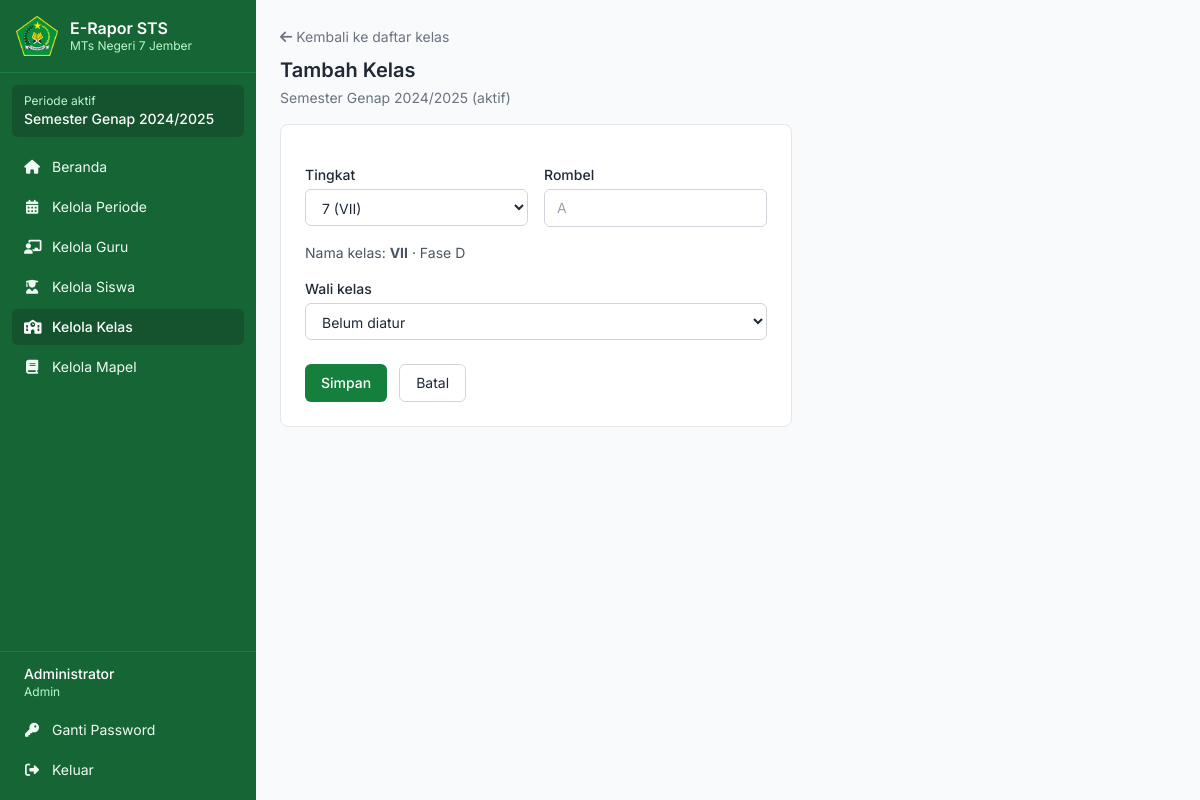
The app's page /admin/kelas_form.php?periode=1 (signed in) with its own data.
### tables this page shows
CREATE TABLE periode (
  id             INT UNSIGNED AUTO_INCREMENT PRIMARY KEY,
  tahun_ajaran   VARCHAR(9) NOT NULL,                        
  semester       ENUM('Ganjil','Genap') NOT NULL,
  tanggal_cetak  DATE NULL,                                  
  is_aktif       TINYINT(1) NOT NULL DEFAULT 0,
  created_at     TIMESTAMP DEFAULT CURRENT_TIMESTAMP,
  UNIQUE KEY uq_periode (tahun_ajaran, semester)
);

CREATE TABLE users (
  id          INT UNSIGNED AUTO_INCREMENT PRIMARY KEY,
  nip         VARCHAR(30)  NOT NULL UNIQUE,
  nama        VARCHAR(100) NOT NULL,                         
  password    VARCHAR(255) NOT NULL,                         
  role        ENUM('admin','guru') NOT NULL DEFAULT 'guru',
  is_aktif    TINYINT(1) NOT NULL DEFAULT 1,
  created_at  TIMESTAMP DEFAULT CURRENT_TIMESTAMP
);

### app/bootstrap.php (called while the page is built, shortened)
<?php
function cfg(string $key): string { return (string)$GLOBALS['config'][$key]; }
function db(): PDO {
    static $pdo = null;
    if ($pdo === null) {
        $dsn = 'mysql:host=' . cfg('db_host') . ';dbname=' . cfg('db_name') . ';charset=utf8mb4';
        $pdo = new PDO($dsn, cfg('db_user'), cfg('db_pass'), [
            PDO::ATTR_ERRMODE => PDO::ERRMODE_EXCEPTION,
            PDO::ATTR_DEFAULT_FETCH_MODE => PDO::FETCH_ASSOC,
            PDO::ATTR_EMULATE_PREPARES => false,
        ]);
    }
    return $pdo;
}
function e(mixed $v): string { return htmlspecialchars((string)$v, ENT_QUOTES, 'UTF-8'); }
function url(string $path = ''): string { return cfg('base_url') . '/' . ltrim($path, '/'); }
function user(): ?array { return $_SESSION['user'] ?? null; }
function periode_aktif(): ?array {
    return db()->query('SELECT * FROM periode WHERE is_aktif = 1 LIMIT 1')->fetch() ?: null;
}

### app/kelas_helper.php (called while the page is built, shortened)
<?php
function label_periode(array $p): string {
    return 'Semester ' . $p['semester'] . ' ' . $p['tahun_ajaran'] . ($p['is_aktif'] ? ' (aktif)' : '');
}

### admin/kelas_form.php (the view, shortened to what this page needs)
<?php
require __DIR__ . '/../app/bootstrap.php';
require __DIR__ . '/../app/kelas_helper.php';
$id = (int)($_GET['id'] ?? 0);
$data = ['tingkat' => 7, 'rombel' => '', 'wali_kelas_id' => ''];
if ($id) {
    $st = db()->prepare('SELECT * FROM kelas WHERE id = ?');
    $st->execute([$id]);
    $k = $st->fetch();
    if (!$k) { flash('Kelas tidak ditemukan.'); redirect('admin/kelas.php'); }
    $pid = (int)$k['periode_id'];
    if ($k['status_rapor'] === 'final') {
        flash('Kelas ini sudah final dan terkunci, jadi tidak bisa diubah.');
        redirect('admin/kelas.php?periode=' . $pid);
    }
    $data = [
        'tingkat' => (int)$k['tingkat'],
        'rombel' => pecah_nama_kelas($k['nama_kelas']) ?? '',
        'wali_kelas_id' => $k['wali_kelas_id'] ? (string)$k['wali_kelas_id'] : '',
    ];
} else {
    $pid = (int)($_GET['periode'] ?? 0);
}
$st = db()->prepare('SELECT * FROM periode WHERE id = ?');
$st->execute([$pid]);
$periode = $st->fetch();
$guru = db()->query('SELECT id, nip, nama FROM users WHERE is_aktif = 1 ORDER BY nama')->fetchAll();
$inp = 'w-full rounded-md border border-gray-300 px-3 py-2 text-sm focus:border-green-600 focus:ring-1 focus:ring-green-600 focus:outline-none';
$title = $id ? 'Edit Kelas' : 'Tambah Kelas';
require __DIR__ . '/../app/partials/header.php';
?>
<a href="<?= url('admin/kelas.php?periode=' . $pid) ?>" class="text-sm text-gray-500 hover:text-green-700">
  <i class="fa-solid fa-arrow-left mr-1"></i>Kembali ke daftar kelas
</a>
<h1 class="text-xl font-semibold mt-2 mb-1"><?= e($title) ?></h1>
<p class="text-sm text-gray-500 mb-4"><?= e(label_periode($periode)) ?></p>
<form method="post" class="bg-white border border-gray-200 rounded-lg p-6 max-w-lg space-y-4">
  <div class="grid grid-cols-2 gap-4">
    <div>
      <label for="tingkat" class="block text-sm font-medium mb-1">Tingkat</label>
      <select id="tingkat" name="tingkat" class="<?= $inp ?> bg-white">
        <?php foreach (ROMAWI as $t => $r): ?>
          <option value="<?= $t ?>" <?= $data['tingkat'] === $t ? 'selected' : '' ?>><?= $t ?> (<?= $r ?>)</option>
        <?php endforeach; ?>
      </select>
    </div>
    <div>
      <label for="rombel" class="block text-sm font-medium mb-1">Rombel</label>
      <input id="rombel" name="rombel" required maxlength="2" value="<?= e($data['rombel']) ?>" placeholder="A" class="<?= $inp ?> uppercase">
    </div>
  </div>
  <p class="text-sm text-gray-600">Nama kelas: <strong id="preview">-</strong> &middot; Fase D</p>
  <div>
    <label for="wali" class="block text-sm font-medium mb-1">Wali kelas</label>
    <select id="wali" name="wali_kelas_id" class="<?= $inp ?> bg-white">
      <option value="">Belum diatur</option>
    </select>
  </div>
  <div class="flex gap-3 pt-2">
    <button class="rounded-md bg-green-700 hover:bg-green-800 text-white text-sm font-medium py-2 px-4">Simpan</button>
    <a href="<?= url('admin/kelas.php?periode=' . $pid) ?>" class="rounded-md border border-gray-300 px-4 py-2 text-sm hover:bg-gray-50">Batal</a>
  </div>
</form>
<?php require __DIR__ . '/../app/partials/footer.php'; ?>

### app/partials/header.php (shortened to what this page needs)
<?php
require __DIR__ . '/head.php';
$_u = user();
$_p = periode_aktif();
$_cur = basename($_SERVER['SCRIPT_NAME']);
$_menu = [['index.php', 'Beranda', 'fa-house', ['index.php']]];
if ($_u['role'] === 'admin') {
    $_menu[] = ['admin/periode.php', 'Kelola Periode', 'fa-calendar-days', ['periode.php']];
    $_menu[] = ['admin/guru.php', 'Kelola Guru', 'fa-chalkboard-user', ['guru.php', 'guru_form.php', 'guru_import.php']];
    $_menu[] = ['admin/siswa.php', 'Kelola Siswa', 'fa-user-graduate', ['siswa.php', 'siswa_form.php', 'siswa_import.php']];
    $_menu[] = ['admin/kelas.php', 'Kelola Kelas', 'fa-school', ['kelas.php', 'kelas_form.php', 'kelas_anggota.php', 'kelas_salin.php']];
    $_menu[] = ['admin/mapel.php', 'Kelola Mapel', 'fa-book', ['mapel.php', 'mapel_form.php']];
}
$_nav = fn(bool $on) => $on ? 'bg-green-900 text-white font-medium' : 'text-green-50 hover:bg-green-700';
?>
<div class="min-h-screen lg:flex">
  <aside id="sidebar"
         class="fixed inset-y-0 left-0 z-50 w-64 shrink-0 flex flex-col bg-green-800 text-white
                -translate-x-full transition-transform lg:translate-x-0 lg:sticky lg:top-0 lg:h-screen">
    <div class="px-4 py-4 flex items-center gap-3 border-b border-green-700">
      <img src="<?= url('assets/img/logo.png') ?>" alt="" class="h-10 w-auto">
      <div class="leading-tight">
        <div class="font-semibold"><?= e(cfg('app_name')) ?></div>
        <div class="text-xs text-green-200">MTs Negeri 7 Jember</div>
      </div>
    </div>
    <?php if ($_p): ?>
    <div class="mx-3 mt-3 rounded-md bg-green-900 px-3 py-2 text-sm">
      <div class="text-xs text-green-200">Periode aktif</div>
      <div class="font-medium">Semester <?= e($_p['semester']) ?> <?= e($_p['tahun_ajaran']) ?></div>
    </div>
    <?php endif; ?>
    <nav class="flex-1 overflow-y-auto px-3 py-3 space-y-1 text-sm">
      <?php foreach ($_menu as [$_path, $_label, $_icon, $_files]): ?>
        <a href="<?= url($_path) ?>" class="flex items-center gap-3 rounded-md px-3 py-2 <?= $_nav(in_array($_cur, $_files, true)) ?>">
          <i class="fa-solid <?= $_icon ?> w-4 text-center"></i><?= $_label ?>
        </a>
      <?php endforeach; ?>
    </nav>
    <div class="border-t border-green-700 px-3 py-3 text-sm space-y-1">
      <div class="px-3 pb-2">
        <div class="font-medium truncate" title="<?= e($_u['nama']) ?>"><?= e($_u['nama']) ?></div>
        <div class="text-xs text-green-200"><?= $_u['role'] === 'admin' ? 'Admin' : 'Guru' ?></div>
      </div>
      <a href="<?= url('ganti_password.php') ?>" class="flex items-center gap-3 rounded-md px-3 py-2 <?= $_nav($_cur === 'ganti_password.php') ?>">
        <i class="fa-solid fa-key w-4 text-center"></i>Ganti Password
      </a>
      <a href="<?= url('logout.php') ?>" class="flex items-center gap-3 rounded-md px-3 py-2 text-green-50 hover:bg-green-700">
        <i class="fa-solid fa-right-from-bracket w-4 text-center"></i>Keluar
      </a>
    </div>
  </aside>
  <div class="flex-1 min-w-0">
    <main class="max-w-5xl mx-auto px-4 sm:px-6 py-6">

### records on screen
periode: semester "Genap", tahun_ajaran "2024/2025", label_periode($periode) "Semester Genap 2024/2025 (aktif)"
users: nama "Administrator"

### other values on screen
cfg('app_name') "E-Rapor STS"
$_label "Beranda"
$_label "Kelola Periode"
$_label "Kelola Guru"
$_label "Kelola Siswa"
$_label "Kelola Kelas"
$_label "Kelola Mapel"
$title "Tambah Kelas"
form field tingkat "7 (VII)"
